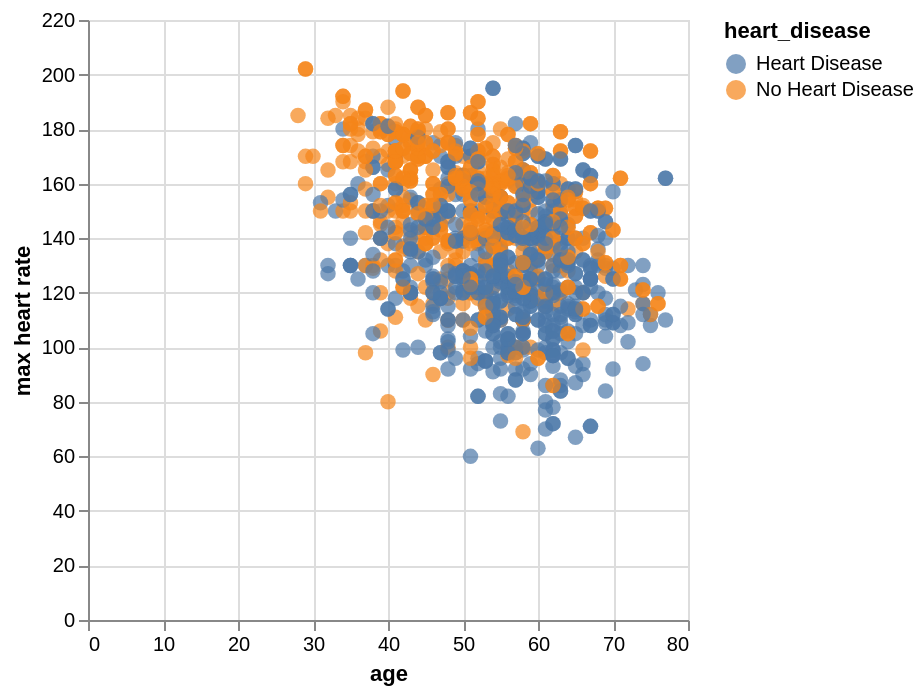

This figure's notebook cell:
### Code cell
# Chart 2: Age vs Max Heart Rate

alt.Chart(df).mark_circle(size=60).encode(
    x = "age",
    y = "max heart rate",
    color = "heart_disease",
    tooltip = ["age","max heart rate","heart_disease"]
)

### Figure 1 — Vega-Lite specification as saved in the notebook (floating-point values rounded to 4 significant figures; data arrays with more than 128 entries replaced by an {"elided": "..."} marker saying what was removed)
{"config": {"view": {"continuousWidth": 300, "continuousHeight": 300}}, "data": {"name": "data-f64d5681eb0f39d1e3984bd4a50ae38a"}, "mark": {"type": "circle", "size": 60}, "encoding": {"color": {"field": "heart_disease", "type": "nominal"}, "tooltip": [{"field": "age", "type": "quantitative"}, {"field": "max heart rate", "type": "quantitative"}, {"field": "heart_disease", "type": "nominal"}], "x": {"field": "age", "type": "quantitative"}, "y": {"field": "max heart rate", "type": "quantitative"}}, "$schema": "https://vega.github.io/schema/vega-lite/v5.20.1.json", "datasets": {"data-f64d5681eb0f39d1e3984bd4a50ae38a": {"elided": "1190 records"}}}
